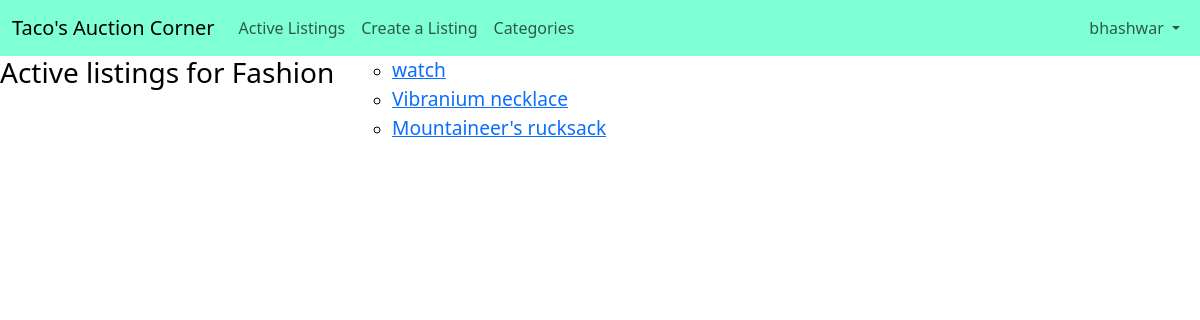
The page /categorylist/FASHION/ (signed in) on the database as committed earlier.
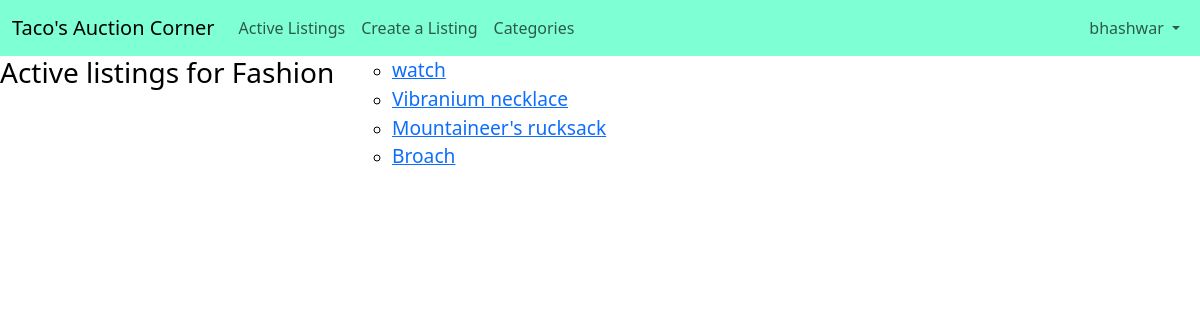
The same page on the database as committed later.
### auctions/models.py (models this page shows, shortened)
class Listing(models.Model):
    user = models.ForeignKey(User, on_delete=models.CASCADE, related_name="listings")
    title = models.CharField(max_length=64)
    description = models.CharField(max_length=1000)
    starting_bid = models.IntegerField()
    current_price = models.IntegerField(default = starting_bid)
    image_url = models.URLField(default="No image provided")
    state = [("A", "Active"), ("D", "Deactive")]
    status = models.CharField(max_length=8, choices=state, default="A")
    CATEGORY_CHOICES = [
        ("ANTIQUES", "Antiques"),
        ("AUTOMOBILES", "Automobiles"),
        ("BOOKS", "Books/Textbooks",),
        ("ELECTRONICS", "Electronics",),
        ('FASHION', "Fashion",),
        ("TOYS", "Toys",),
        ("HOME", "Home/Kitchen",),
        ]
    category = models.CharField(
        max_length=64,
        choices=CATEGORY_CHOICES,
        default="Not Provided"
    )
    highest_bidder = models.ForeignKey(User, on_delete=models.CASCADE, related_name="bids", null=True)

### auctions/views.py (the view)
# urls.py: path("categorylist/<str:category>/", views.catlist, name="catlist"),
@login_required(redirect_field_name=None, login_url="/login")
def catlist(request, category):
    listings = list(Listing.objects.filter(category=category, status="A"))
    return render(request, "auctions/catlist.html", {
        "listings": listings, "category": category.capitalize()
    })

### auctions/templates/auctions/catlist.html (shortened to what this page needs)
{% extends "auctions/layout.html" %}
{% block body %}
    <div class="active-listings">
        <h3>Active listings for {{ category }}</h3>
        <ul class="cats">
            {% for c in listings %}
                <li><a class="category-items" href="{% url 'listing' c.id %}">{{ c.title }}</a></li>
            {% endfor %}
        </ul>
    </div>
{% endblock %}

Rows that differ between the two databases and show on the page:
added Listing: title "Broach"
